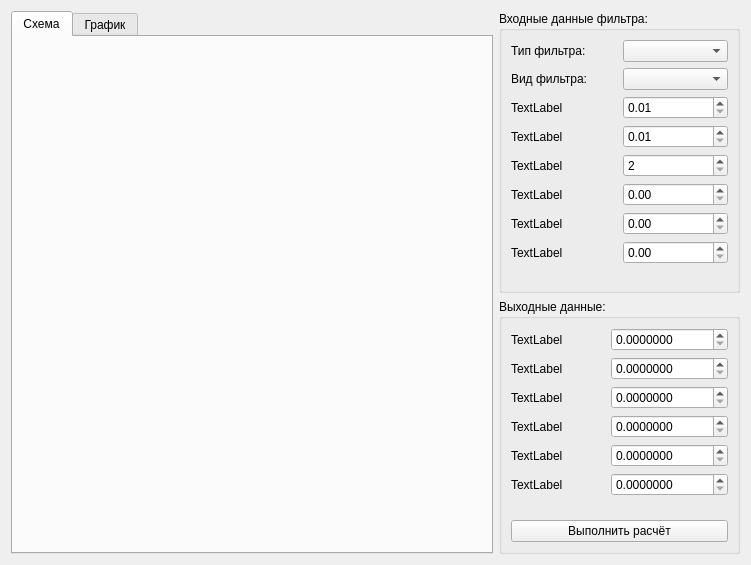
<?xml version="1.0" encoding="UTF-8"?>
<ui version="4.0">
 <class>Matching</class>
 <widget class="QWidget" name="Matching">
  <property name="geometry">
   <rect>
    <x>0</x>
    <y>0</y>
    <width>751</width>
    <height>565</height>
   </rect>
  </property>
  <property name="windowTitle">
   <string>Form</string>
  </property>
  <layout class="QGridLayout" name="gridLayout">
   <item row="0" column="0">
    <layout class="QHBoxLayout" name="horizontalLayout" stretch="2,1">
     <item>
      <widget class="QTabWidget" name="tabWidget">
       <property name="currentIndex">
        <number>0</number>
       </property>
       <widget class="QWidget" name="tab">
        <attribute name="title">
         <string>Схема</string>
        </attribute>
       </widget>
       <widget class="QWidget" name="tab_2">
        <attribute name="title">
         <string>График</string>
        </attribute>
        <layout class="QGridLayout" name="gridLayout_4">
         <item row="0" column="0">
          <layout class="QVBoxLayout" name="ChartsLayout"/>
         </item>
        </layout>
       </widget>
      </widget>
     </item>
     <item>
      <layout class="QVBoxLayout" name="verticalLayout">
       <item>
        <widget class="QGroupBox" name="groupBox">
         <property name="title">
          <string>Входные данные фильтра:</string>
         </property>
         <layout class="QGridLayout" name="gridLayout_2">
          <item row="0" column="0">
           <layout class="QVBoxLayout" name="verticalLayout_7">
            <item>
             <layout class="QHBoxLayout" name="horizontalLayout_4">
              <item>
               <widget class="QLabel" name="Label_Type">
                <property name="text">
                 <string>Тип фильтра:</string>
                </property>
               </widget>
              </item>
              <item>
               <widget class="QComboBox" name="ComboBox_Type"/>
              </item>
             </layout>
            </item>
            <item>
             <layout class="QHBoxLayout" name="horizontalLayout_7">
              <item>
               <widget class="QLabel" name="Label_View">
                <property name="text">
                 <string>Вид фильтра:</string>
                </property>
               </widget>
              </item>
              <item>
               <widget class="QComboBox" name="ComboBox_View"/>
              </item>
             </layout>
            </item>
            <item>
             <layout class="QVBoxLayout" name="verticalLayout_6">
              <item>
               <layout class="QHBoxLayout" name="horizontalLayout_3">
                <item>
                 <layout class="QVBoxLayout" name="verticalLayout_5">
                  <item>
                   <widget class="QLabel" name="Label_InPut1">
                    <property name="text">
                     <string>TextLabel</string>
                    </property>
                   </widget>
                  </item>
                  <item>
                   <widget class="QLabel" name="Label_InPut2">
                    <property name="text">
                     <string>TextLabel</string>
                    </property>
                   </widget>
                  </item>
                  <item>
                   <widget class="QLabel" name="Label_InPut3">
                    <property name="text">
                     <string>TextLabel</string>
                    </property>
                   </widget>
                  </item>
                 </layout>
                </item>
                <item>
                 <layout class="QVBoxLayout" name="verticalLayout_4">
                  <item>
                   <widget class="QDoubleSpinBox" name="DoubleSpinBoxF_InPut1">
                    <property name="minimum">
                     <double>0.010000000000000</double>
                    </property>
                    <property name="maximum">
                     <double>1000000000.000000000000000</double>
                    </property>
                   </widget>
                  </item>
                  <item>
                   <widget class="QDoubleSpinBox" name="DoubleSpinBoxF_InPut2">
                    <property name="minimum">
                     <double>0.010000000000000</double>
                    </property>
                    <property name="maximum">
                     <double>10000.000000000000000</double>
                    </property>
                   </widget>
                  </item>
                  <item>
                   <widget class="QSpinBox" name="IntSpinBoxF_InPut3">
                    <property name="minimum">
                     <number>2</number>
                    </property>
                    <property name="maximum">
                     <number>6</number>
                    </property>
                   </widget>
                  </item>
                 </layout>
                </item>
               </layout>
              </item>
              <item>
               <layout class="QHBoxLayout" name="horizontalLayout_2">
                <item>
                 <layout class="QVBoxLayout" name="verticalLayout_3">
                  <item>
                   <widget class="QLabel" name="Label_InPut4">
                    <property name="text">
                     <string>TextLabel</string>
                    </property>
                   </widget>
                  </item>
                  <item>
                   <widget class="QLabel" name="Label_InPut5">
                    <property name="text">
                     <string>TextLabel</string>
                    </property>
                   </widget>
                  </item>
                  <item>
                   <widget class="QLabel" name="Label_InPut6">
                    <property name="text">
                     <string>TextLabel</string>
                    </property>
                   </widget>
                  </item>
                 </layout>
                </item>
                <item>
                 <layout class="QVBoxLayout" name="verticalLayout_2">
                  <item>
                   <widget class="QDoubleSpinBox" name="DoubleSpinBoxF_InPut4">
                    <property name="maximum">
                     <double>1000.000000000000000</double>
                    </property>
                   </widget>
                  </item>
                  <item>
                   <widget class="QDoubleSpinBox" name="DoubleSpinBoxF_InPut5">
                    <property name="maximum">
                     <double>1000.000000000000000</double>
                    </property>
                   </widget>
                  </item>
                  <item>
                   <widget class="QDoubleSpinBox" name="DoubleSpinBoxF_InPut6">
                    <property name="maximum">
                     <double>1000.000000000000000</double>
                    </property>
                   </widget>
                  </item>
                 </layout>
                </item>
               </layout>
              </item>
             </layout>
            </item>
           </layout>
          </item>
          <item row="1" column="0">
           <spacer name="verticalSpacer">
            <property name="orientation">
             <enum>Qt::Vertical</enum>
            </property>
            <property name="sizeHint" stdset="0">
             <size>
              <width>20</width>
              <height>40</height>
             </size>
            </property>
           </spacer>
          </item>
         </layout>
        </widget>
       </item>
       <item>
        <widget class="QGroupBox" name="groupBox_2">
         <property name="title">
          <string>Выходные данные:</string>
         </property>
         <layout class="QGridLayout" name="gridLayout_3">
          <item row="0" column="0">
           <layout class="QVBoxLayout" name="verticalLayout_12">
            <item>
             <layout class="QHBoxLayout" name="horizontalLayout_5">
              <item>
               <layout class="QVBoxLayout" name="verticalLayout_9">
                <item>
                 <widget class="QLabel" name="Label_OutPut1">
                  <property name="text">
                   <string>TextLabel</string>
                  </property>
                 </widget>
                </item>
                <item>
                 <widget class="QLabel" name="Label_OutPut2">
                  <property name="text">
                   <string>TextLabel</string>
                  </property>
                 </widget>
                </item>
                <item>
                 <widget class="QLabel" name="Label_OutPut3">
                  <property name="text">
                   <string>TextLabel</string>
                  </property>
                 </widget>
                </item>
               </layout>
              </item>
              <item>
               <layout class="QVBoxLayout" name="verticalLayout_8">
                <item>
                 <widget class="QDoubleSpinBox" name="DoubleSpinBoxF_OutPut1">
                  <property name="decimals">
                   <number>7</number>
                  </property>
                  <property name="maximum">
                   <double>1000000.000000000000000</double>
                  </property>
                 </widget>
                </item>
                <item>
                 <widget class="QDoubleSpinBox" name="DoubleSpinBoxF_OutPut2">
                  <property name="decimals">
                   <number>7</number>
                  </property>
                  <property name="maximum">
                   <double>1000000.000000000000000</double>
                  </property>
                 </widget>
                </item>
                <item>
                 <widget class="QDoubleSpinBox" name="DoubleSpinBoxF_OutPut3">
                  <property name="decimals">
                   <number>7</number>
                  </property>
                  <property name="maximum">
                   <double>1000000.000000000000000</double>
                  </property>
                 </widget>
                </item>
               </layout>
              </item>
             </layout>
            </item>
            <item>
             <layout class="QHBoxLayout" name="horizontalLayout_6">
              <item>
               <layout class="QVBoxLayout" name="verticalLayout_11">
                <item>
                 <widget class="QLabel" name="Label_OutPut4">
                  <property name="text">
                   <string>TextLabel</string>
                  </property>
                 </widget>
                </item>
                <item>
                 <widget class="QLabel" name="Label_OutPut5">
                  <property name="text">
                   <string>TextLabel</string>
                  </property>
                 </widget>
                </item>
                <item>
                 <widget class="QLabel" name="Label_OutPut6">
                  <property name="text">
                   <string>TextLabel</string>
                  </property>
                 </widget>
                </item>
               </layout>
              </item>
              <item>
               <layout class="QVBoxLayout" name="verticalLayout_10">
                <item>
                 <widget class="QDoubleSpinBox" name="DoubleSpinBoxF_OutPut4">
                  <property name="decimals">
                   <number>7</number>
                  </property>
                  <property name="maximum">
                   <double>1000000.000000000000000</double>
                  </property>
                 </widget>
                </item>
                <item>
                 <widget class="QDoubleSpinBox" name="DoubleSpinBoxF_OutPut5">
                  <property name="decimals">
                   <number>7</number>
                  </property>
                  <property name="maximum">
                   <double>1000000.000000000000000</double>
                  </property>
                 </widget>
                </item>
                <item>
                 <widget class="QDoubleSpinBox" name="DoubleSpinBoxF_OutPut6">
                  <property name="decimals">
                   <number>7</number>
                  </property>
                  <property name="maximum">
                   <double>1000000.000000000000000</double>
                  </property>
                 </widget>
                </item>
               </layout>
              </item>
             </layout>
            </item>
           </layout>
          </item>
          <item row="1" column="0">
           <spacer name="verticalSpacer_2">
            <property name="orientation">
             <enum>Qt::Vertical</enum>
            </property>
            <property name="sizeHint" stdset="0">
             <size>
              <width>20</width>
              <height>40</height>
             </size>
            </property>
           </spacer>
          </item>
          <item row="2" column="0">
           <widget class="QPushButton" name="PushButton_Calculate">
            <property name="text">
             <string>Выполнить расчёт</string>
            </property>
           </widget>
          </item>
         </layout>
        </widget>
       </item>
      </layout>
     </item>
    </layout>
   </item>
  </layout>
 </widget>
 <resources/>
 <connections/>
</ui>
